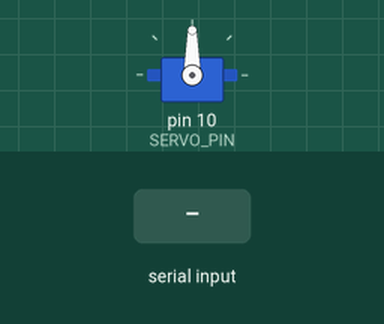
This sketch was run on a simulated Arduino Uno, built with avr-gcc and run on an emulated ATmega328P. On the bench: servo. The inputs (shaded band) are chosen by the test bench.

Above: at 1.7 s.
1.8 s: "left\n" received over Serial
Timing chart, 0 to 11.3 s (numbered marks = the images above; inputs shaded):
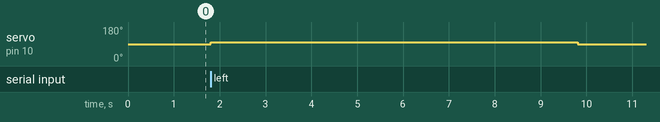

The sketch:

LRB_Test_Code.ino
```cpp
#include <Servo.h>

Servo myServo;

const int SERVO_PIN = 10;

// Center position and vibration range
const int CENTER = 90;
const int VIBRATION_AMOUNT = 8;

// How quickly the servo switches directions
const int VIBRATION_DELAY = 15;


// --------------------------------------------------
// Rapidly oscillate the servo
// --------------------------------------------------
void oscillate(unsigned long duration) {
  unsigned long startTime = millis();

  while (millis() - startTime < duration) {
    myServo.write(CENTER + VIBRATION_AMOUNT);
    delay(VIBRATION_DELAY);

    myServo.write(CENTER - VIBRATION_AMOUNT);
    delay(VIBRATION_DELAY);
  }

  // Return to center when finished
  myServo.write(CENTER);
}


// --------------------------------------------------
// Left: 8 seconds of vibration
// --------------------------------------------------
void left() {
  oscillate(8000);
}


// --------------------------------------------------
// Right: 4 seconds vibration,
//        1 second pause,
//        4 seconds vibration
// --------------------------------------------------
void right() {
  oscillate(4000);

  delay(1000);

  oscillate(4000);
}


// --------------------------------------------------
// Brake: 16 seconds of vibration
// --------------------------------------------------
void brake() {
  oscillate(16000);
}


// --------------------------------------------------
// Setup
// --------------------------------------------------
void setup() {
  Serial.begin(9600);
  myServo.attach(SERVO_PIN);
  myServo.write(CENTER);
  delay(500);
}


// --------------------------------------------------
// Loop
// --------------------------------------------------
void loop() {

  if (!Serial.available()) {
    return;
  }

  String command = Serial.readStringUntil('\n');
  command.trim();

  if (command == "left" || command == "soft left" || command == "hard left") {
    left();
  }
  else if (command == "right" || command == "soft right" || command == "hard right") {
    right();
  }
  else if (command == "brake" || command == "stop") {
    brake();
  }

}
```

Measured:
- after the input at 1.8 s, servo on pin 10 (SERVO_PIN): 90° → 98° at once, → 90° 8.0 s later
